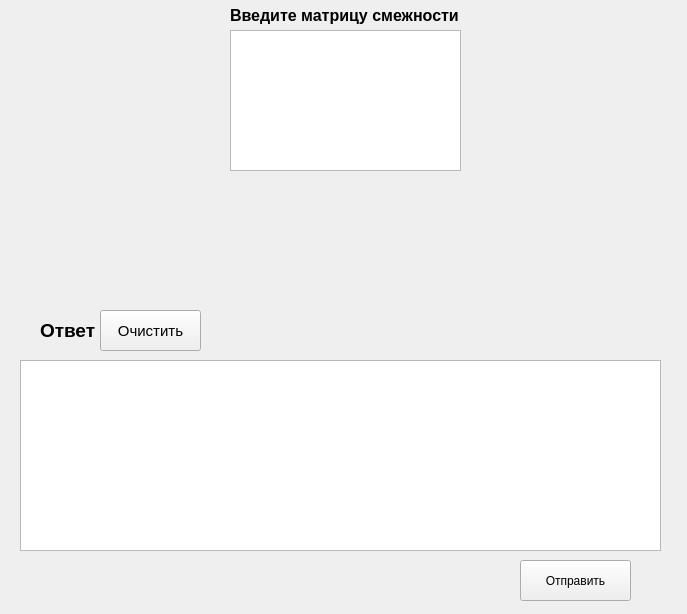
<?xml version="1.0" encoding="UTF-8"?>
<ui version="4.0">
 <class>Eighth_task</class>
 <widget class="QWidget" name="Eighth_task">
  <property name="geometry">
   <rect>
    <x>0</x>
    <y>0</y>
    <width>687</width>
    <height>614</height>
   </rect>
  </property>
  <property name="windowTitle">
   <string>Form</string>
  </property>
  <widget class="QLabel" name="label_2">
   <property name="geometry">
    <rect>
     <x>40</x>
     <y>310</y>
     <width>301</width>
     <height>41</height>
    </rect>
   </property>
   <property name="font">
    <font>
     <pointsize>14</pointsize>
     <bold>true</bold>
    </font>
   </property>
   <property name="text">
    <string>Ответ</string>
   </property>
  </widget>
  <widget class="QPushButton" name="clear_button">
   <property name="geometry">
    <rect>
     <x>100</x>
     <y>310</y>
     <width>101</width>
     <height>41</height>
    </rect>
   </property>
   <property name="font">
    <font>
     <pointsize>11</pointsize>
    </font>
   </property>
   <property name="text">
    <string>Очистить</string>
   </property>
  </widget>
  <widget class="QPushButton" name="send_matrix">
   <property name="geometry">
    <rect>
     <x>520</x>
     <y>560</y>
     <width>111</width>
     <height>41</height>
    </rect>
   </property>
   <property name="text">
    <string>Отправить</string>
   </property>
  </widget>
  <widget class="QTextEdit" name="textEdit">
   <property name="geometry">
    <rect>
     <x>20</x>
     <y>360</y>
     <width>641</width>
     <height>191</height>
    </rect>
   </property>
  </widget>
  <widget class="QPlainTextEdit" name="plainTextEdit">
   <property name="geometry">
    <rect>
     <x>230</x>
     <y>30</y>
     <width>231</width>
     <height>141</height>
    </rect>
   </property>
  </widget>
  <widget class="QLabel" name="label">
   <property name="geometry">
    <rect>
     <x>230</x>
     <y>0</y>
     <width>311</width>
     <height>31</height>
    </rect>
   </property>
   <property name="font">
    <font>
     <pointsize>12</pointsize>
     <bold>true</bold>
    </font>
   </property>
   <property name="text">
    <string>Введите матрицу смежности</string>
   </property>
  </widget>
 </widget>
 <resources/>
 <connections/>
</ui>
